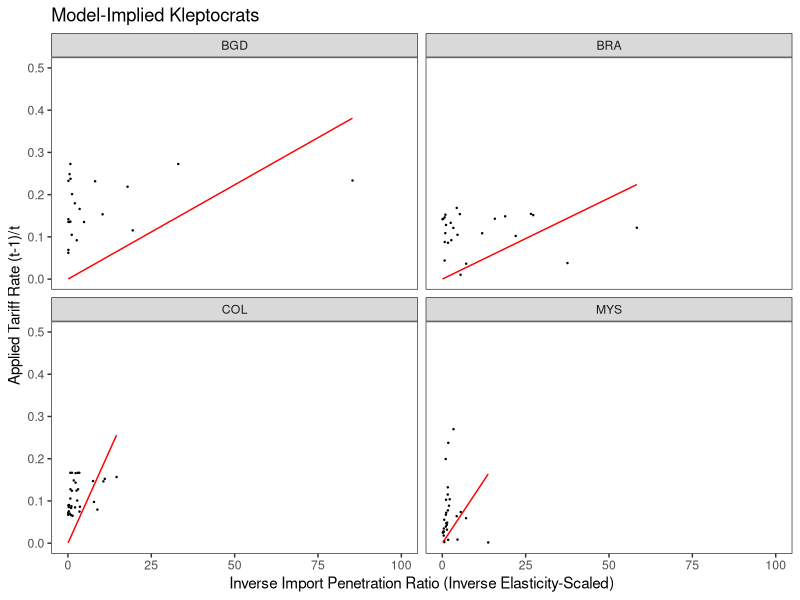
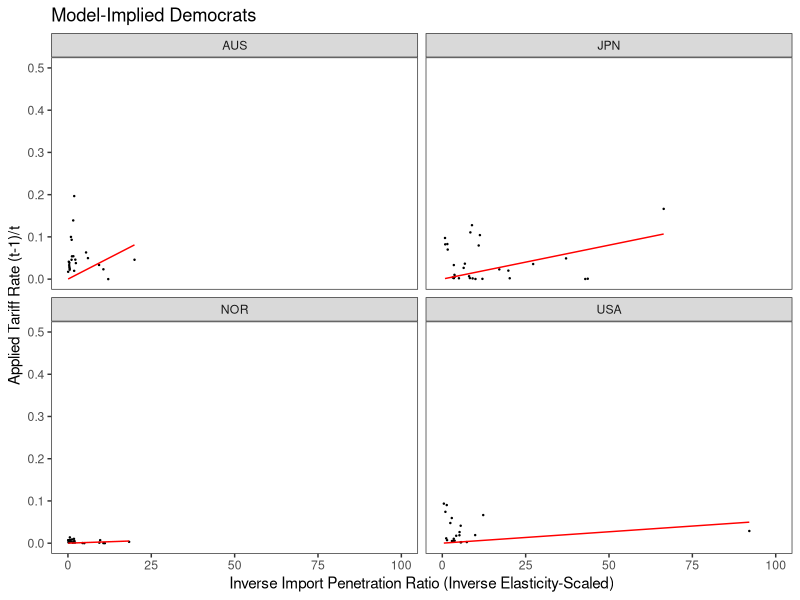

The R source for these figures, in order:
## ---- chunk 1
library(dplyr)
library(readr)
library(ggplot2)
library(ggthemes)
library(cowplot)

tradeA <- read_csv('tradeA.csv')
tradeA$ID <- as.character(seq(1, length(tradeA$ccode)))
tradeA$tau_imput <- as.factor(tradeA$tau_imput)

countries <- c("BGD","BRA","COL","MYS")

t <- tradeA
tradeA$applied <- (t$tar_iwahs - 1) / t$tar_iwahs
tradeA$appliedNTB <- (t$tar_iwahs + t$ave_core_wgt - 2) / (t$tar_iwahs + t$ave_core_wgt - 1)

# remove outliers
tradeA <- filter(tradeA, inv_imp_pen_elast < 100)
# select countries of interest
tradeA <- filter(tradeA, ccode %in% countries)
# only import competers
tradeA <- filter(tradeA, net_imp_tv > 0) 

# Applied Plot
base <- tradeA %>% ggplot(aes(x=inv_imp_pen_elast, y=applied)) + geom_point(size=.2) +
  geom_smooth(method = 'lm', se = FALSE, formula = y ~ x - 1, color = 'red', size = .5) +
  theme_bw() + xlab('Inverse Import Penetration Ratio (Inverse Elasticity-Scaled)') +
  ylab('Applied Tariff Rate (t-1)/t') + xlim(0,100) + ylim(0,.5) +
  theme(plot.background = element_blank(),
        panel.grid.major = element_blank(),
        panel.grid.minor = element_blank())
base + facet_wrap(~ ccode, ncol = 2) + 
  ggtitle('Model-Implied Kleptocrats')
## ---- chunk 2
tradeA <- read_csv('tradeA.csv')
tradeA$ID <- as.character(seq(1, length(tradeA$ccode)))
tradeA$tau_imput <- as.factor(tradeA$tau_imput)

countries <- c('AUS','JPN','NOR','USA')

t <- tradeA
tradeA$applied <- (t$tar_iwahs - 1) / t$tar_iwahs
tradeA$appliedNTB <- (t$tar_iwahs + t$ave_core_wgt - 2) / (t$tar_iwahs + t$ave_core_wgt - 1)

# remove outliers
tradeA <- filter(tradeA, inv_imp_pen_elast < 100)
# select countries of interest
tradeA <- filter(tradeA, ccode %in% countries)
# only import competers
tradeA <- filter(tradeA, net_imp_tv > 0) 
# Applied Plot
base <- tradeA %>% ggplot(aes(x=inv_imp_pen_elast, y=applied)) + geom_point(size=.2) +
  geom_smooth(method = 'lm', se = FALSE, formula = y ~ x - 1, color = 'red', size = .5) +
  theme_bw() + xlab('Inverse Import Penetration Ratio (Inverse Elasticity-Scaled)') +
  ylab('Applied Tariff Rate (t-1)/t') + xlim(0,100) + ylim(0,.5) +
  theme(plot.background = element_blank(),
        panel.grid.major = element_blank(),
        panel.grid.minor = element_blank())
base + facet_wrap(~ ccode, ncol = 2) + 
  ggtitle('Model-Implied Democrats')
